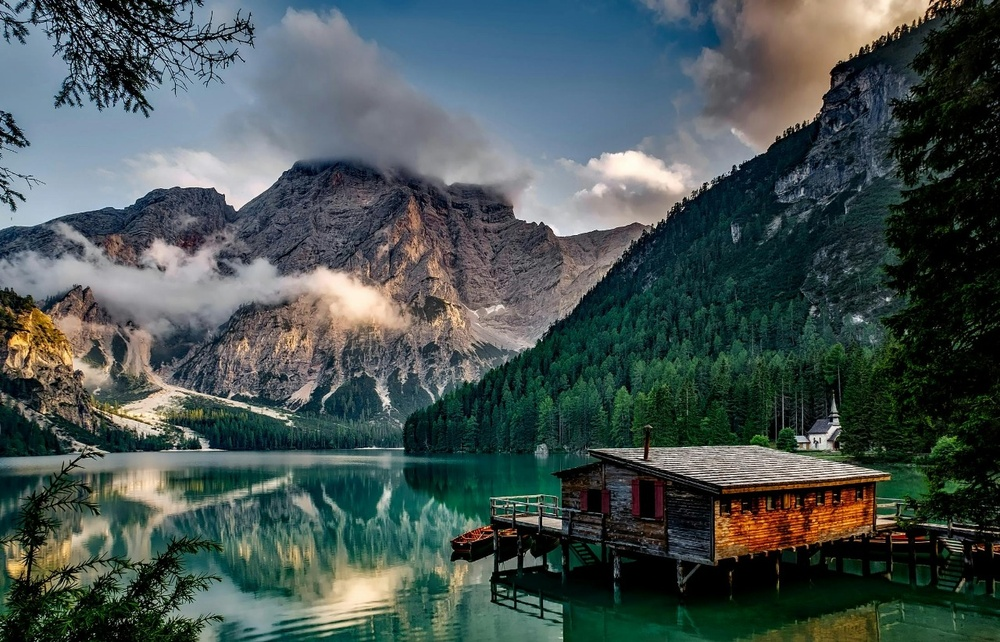
#> input picture assets/images/mountain.jpeg, 1000 x 642 px, shrunk from 1280 x 822 before the run
$ python 14-histogram.py
#> lines starting #> are read from the running program, lines starting #| are printed output that depends on the picture; after the words box and inside, x2 and y2 are one past the last pixel; in counts of white or black regions, pixels touching at a corner belong together
import cv2 as cv
import numpy as np
import matplotlib.pyplot as plt

img = cv.imread("assets/images/mountain.jpeg")
#> img is the input picture: shape (642, 1000, 3); mean B, G, R 82.4, 83.9, 71.3
blank = np.zeros(img.shape[:2], dtype='uint8')

cv.imshow("original", img)

gray = cv.cvtColor(img, cv.COLOR_BGR2GRAY)
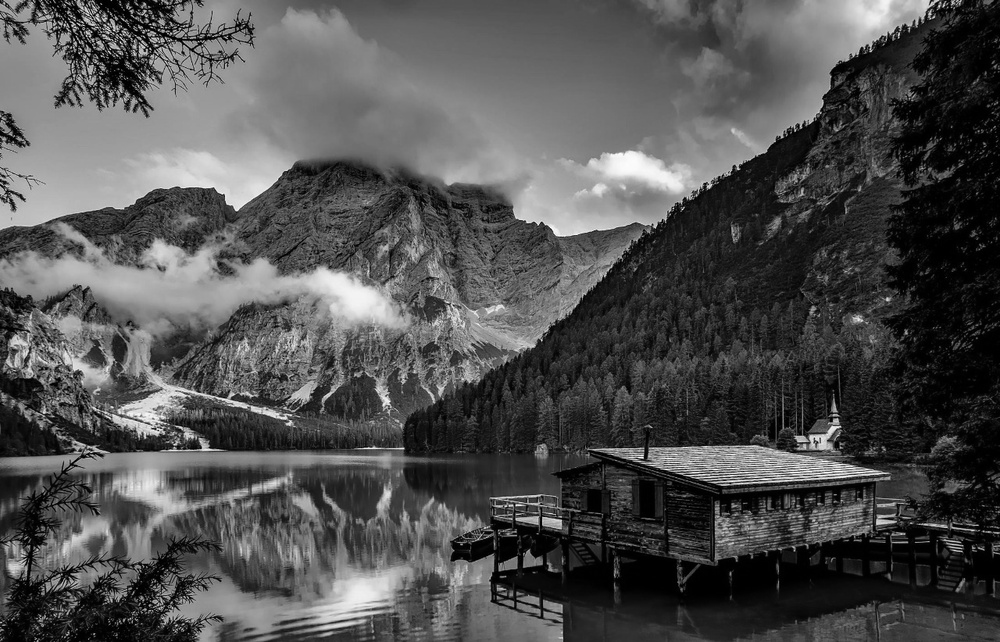
#> gray: shape (642, 1000); min 0, max 255, mean 80
cv.imshow("gray", gray)

ciecle = cv.circle(blank, (img.shape[1]//2, img.shape[0]//2), 300, 255, -1)
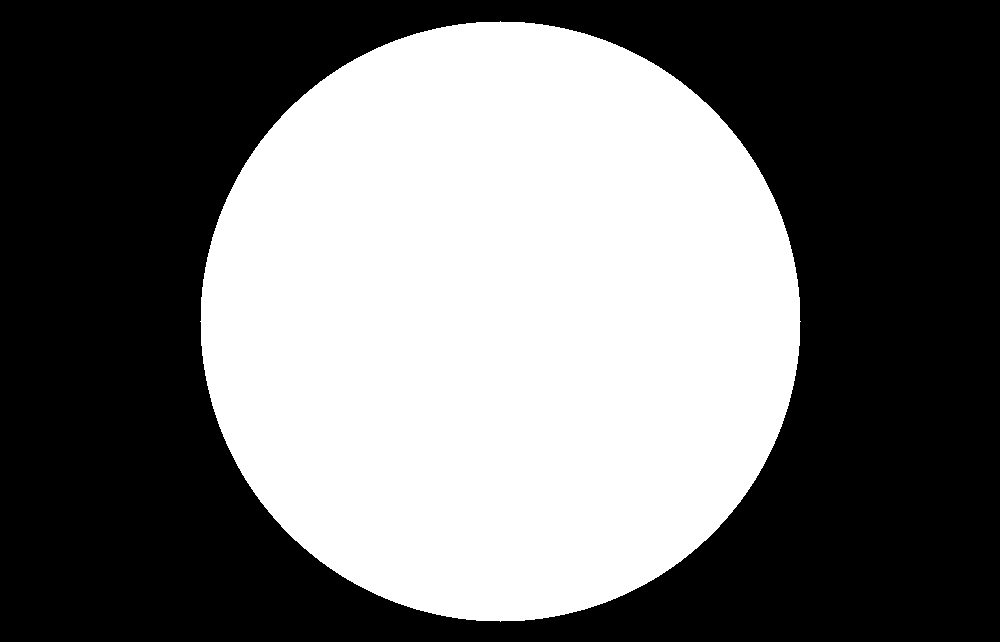
#> blank: shape (642, 1000); 44% white; 1 white region, box (x1, y1, x2, y2) and area: (200, 21, 801, 622) 282697
mask = cv.bitwise_and(gray, gray, mask=ciecle)
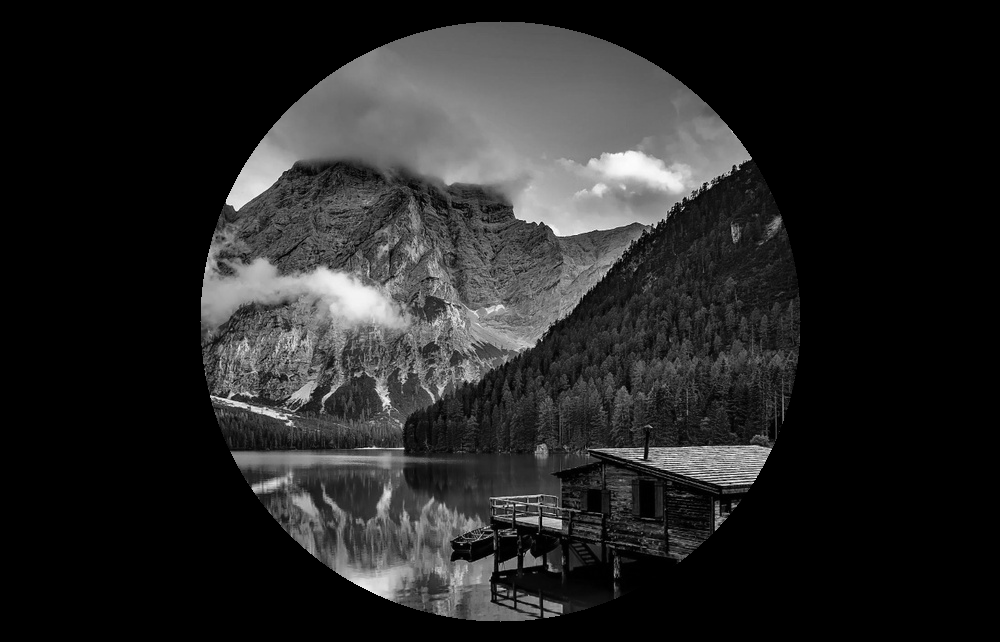
#> mask: shape (642, 1000); min 0, max 255, mean 37.2

cv.imshow("Mask", mask)

gray_hist = cv.calcHist([gray], [0], mask, [256], [0,256])
#> gray_hist = 256 values, max 2386 at index 1, min 0 at index 0, mean 1095.9

plt.figure()
plt.title("grayscale histogram")
plt.xlabel("bins")
plt.ylabel("no. of pixels")
plt.plot(gray_hist)
plt.xlim([0,256])
plt.show()
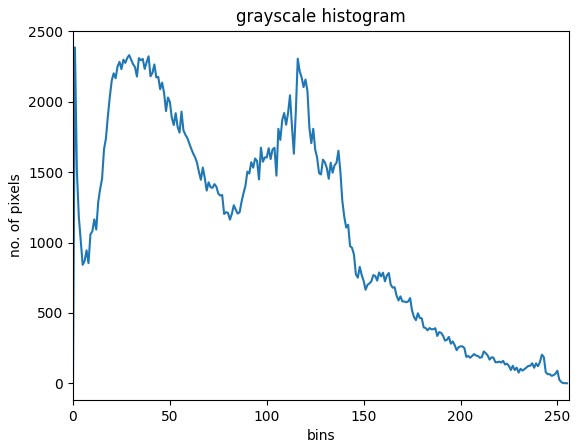
#> figure drawn by matplotlib, 1 panel; curve peaks at x = 1, y = 2386

cv.waitKey(0)

$ run again, with assets/images/cat.jpeg copied over assets/images/mountain.jpeg
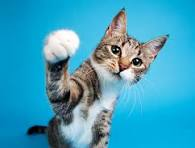
#> input picture assets/images/cat.jpeg, 195 x 148 px
#> img is the input picture: shape (148, 195, 3); mean B, G, R 190.6, 160.7, 62.9
#> `gray = cv.cvtColor(img, cv.COLOR_BGR2GRAY)`:
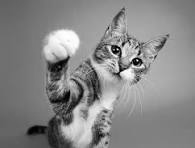
#> gray: shape (148, 195); min 0, max 255, mean 134.9
#> blank: shape (148, 195); every value is 255
#> gray_hist = 256 values, max 1078 at index 128, min 0 at index 0, mean 112.7
#> `plt.show()`:
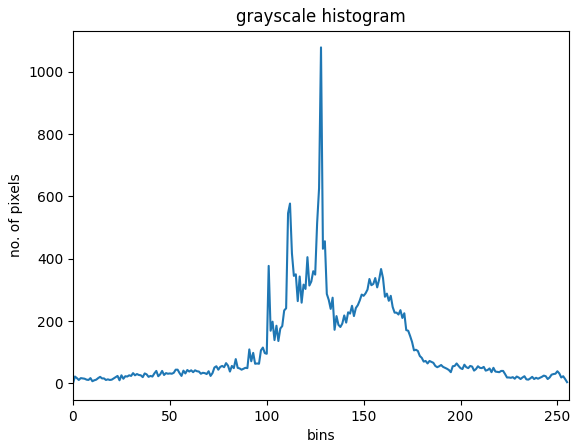
#> figure drawn by matplotlib, 1 panel; curve peaks at x = 128, y = 1078
